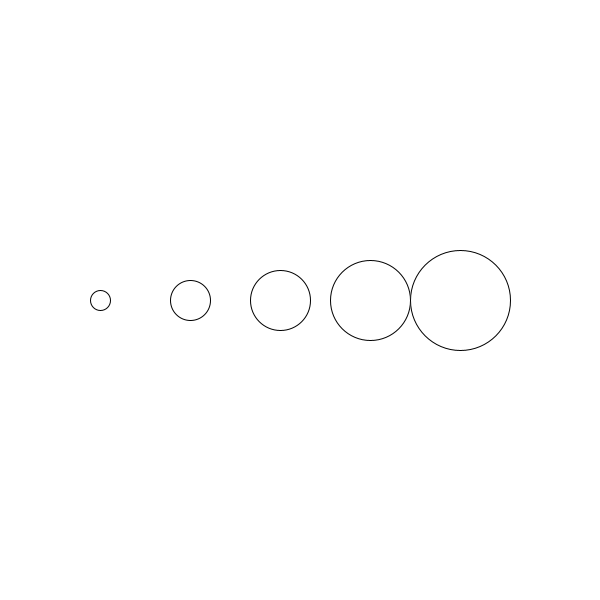
Frame 1 (no input)
Frame 60 (the mouse pressed at the canvas centre just before this capture): identical to frame 1, image omitted
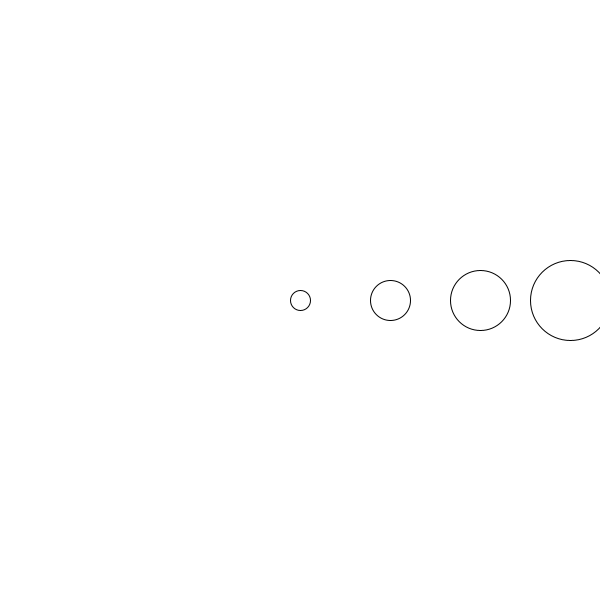
Frame 120 (the mouse held since frame 60 and released just before this capture)

The Processing sketch that drew these frames (run headless with seeded random() and noise(); from frame 60 on, the mouse is pressed at the canvas centre):

// Processing sketch: Loope_Circle_Practice
// ── Loope_Circle_Practice.pde
int x, y, circleDiameter, circleCount, space;
void setup(){
size(600, 600);
mouseX = width/6;
mouseY = height/2;
circleCount = 5;
circleDiameter = 20;
space =50;
//background(255,255,255);
}

void draw(){
x= mouseX ;
y =mouseY ;
background(255, 255, 255);
//ellipse(x, y, 100, 100);
for (int i = 1; i <= circleCount; i++){
ellipse(x, y, circleDiameter * i, circleDiameter *i);
 x += circleDiameter+space+circleDiameter;
//space += 20;
}

    print("mouseX="+mouseX+", mouseY="+mouseY + ", circleDiamter= "+ circleDiameter+":E");

}
